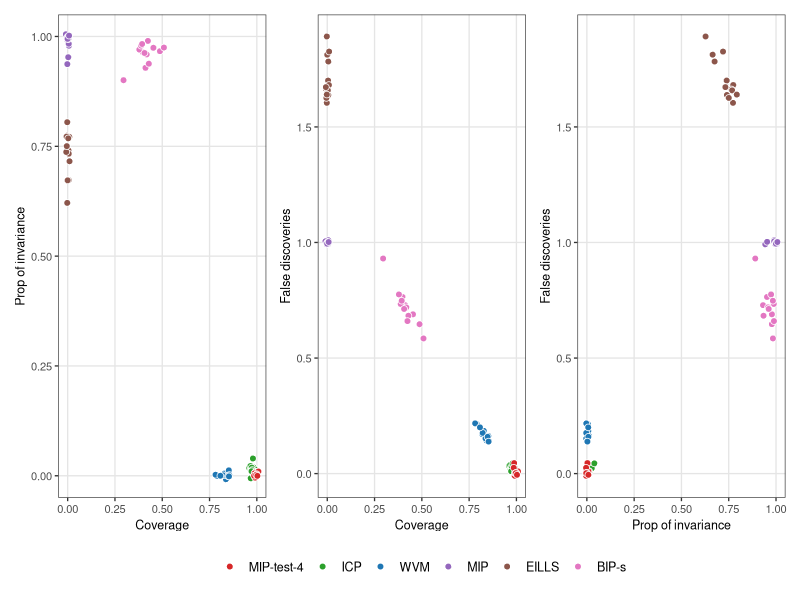
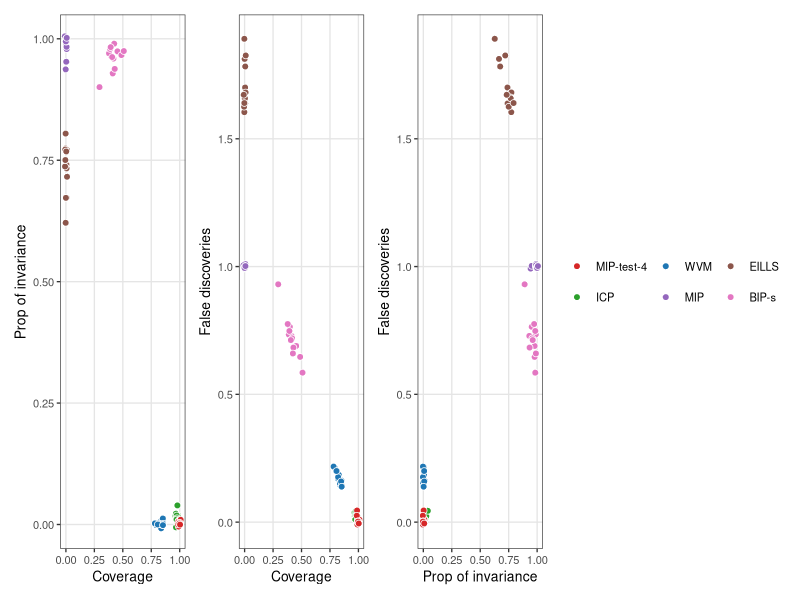

R code for these plots, in order:
# Execute with Rscript from any working directory.
script_path=sub('^--file=','',grep('^--file=',commandArgs(FALSE),value=TRUE)[1])
if(!is.na(script_path)) setwd(dirname(normalizePath(script_path)))
dir.create('figures',showWarnings=FALSE)
pdf('figures/plot_fig08.pdf',width=10,height=5.5)
library(dplyr)
library(ggplot2)
library(patchwork)
tab = read.csv("results/RS.csv", header = FALSE) %>%
  `colnames<-`(c("n", "l", "method", "len", "get0", "coverage", "invariant", "fd", "time"))



tab <- tab %>%
  filter(!(method %in% c("MIP-test-2", "Causal Dantzig"))) %>%
  mutate(across(c(get0, coverage, invariant), ~ as.integer(.x == "True"))) %>%
  mutate(method=recode(method, "Wasserstein"="WVM"))

methods <- c(
  "MIP-test-2", "MIP-test-4", "ICP", "WVM",
  "MIP", "EILLS", "Causal Dantzig", "BIP-s"
)

cols <- c(
  "MIP-test-2"="#FF7F0E", "MIP-test-4"="#D62728",
  "ICP"="#2CA02C", "WVM"="#1F77B4",
  "MIP"="#9467BD", "EILLS"="#8C564B",
  "Causal Dantzig"="#17BECF", "BIP-s"="#E377C2"
)

df <- tab %>%
  filter(method %in% methods) %>%
  group_by(n, method) %>%
  summarise(
    coverage=mean(coverage),
    invariant=mean(invariant),
    fd=mean(fd),
    .groups="drop"
  ) %>%
  arrange(method, n)

plot_xy <- function(x, y, xlab, ylab, xlim=NULL, ylim=NULL) {
  ggplot(df, aes(.data[[x]], .data[[y]])) +
    geom_point(
      aes(fill=method),
      shape=21, size=2, stroke=.4, col="white",
      position=position_jitter(width=.01, height=.01, seed = 1)
    ) +
    scale_fill_manual(values=cols, breaks=methods) +
    coord_cartesian(xlim=xlim, ylim=ylim) +
    labs(x=xlab, y=ylab, fill=NULL) +
    theme_bw(base_size=10) +
    theme(
      panel.grid.minor=element_blank(),
      panel.grid.major=element_line(color="grey90"),
      legend.position="bottom"
    )
}

p1 <- plot_xy(
  "coverage", "invariant",
  "Coverage",
  "Prop of invariance",
  c(0,1), c(0,1)
)

p2 <- plot_xy(
  "coverage", "fd",
  "Coverage",
  "False discoveries",
  c(0,1)
)

p3 <- plot_xy(
  "invariant", "fd",
  "Prop of invariance",
  "False discoveries",
  c(0,1)
)

(p1 | p2 | p3) +
  plot_layout(guides="collect") &
  theme(
    axis.title=element_text(size=9),
    legend.position="bottom",
    legend.text=element_text(size=9)
  ) &
  guides(fill=guide_legend(nrow=1, byrow=TRUE))


print((p1|p2|p3)+plot_layout(guides="collect"))
dev.off()
